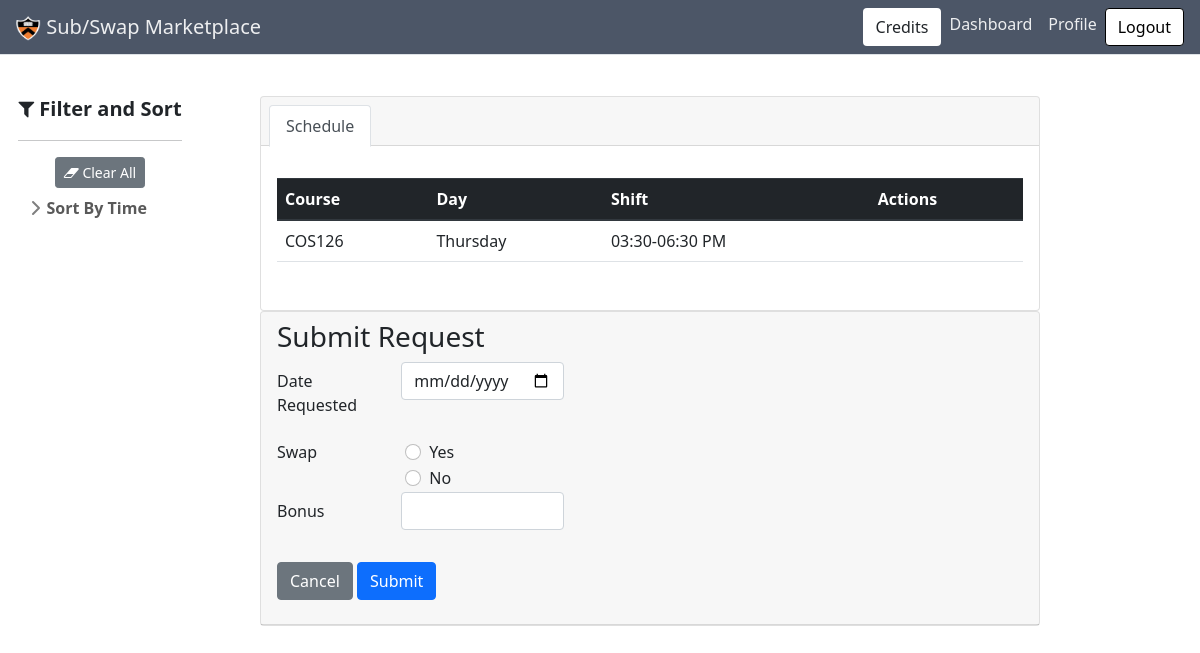
Page /shift/1/request (signed in) on the earlier database version.
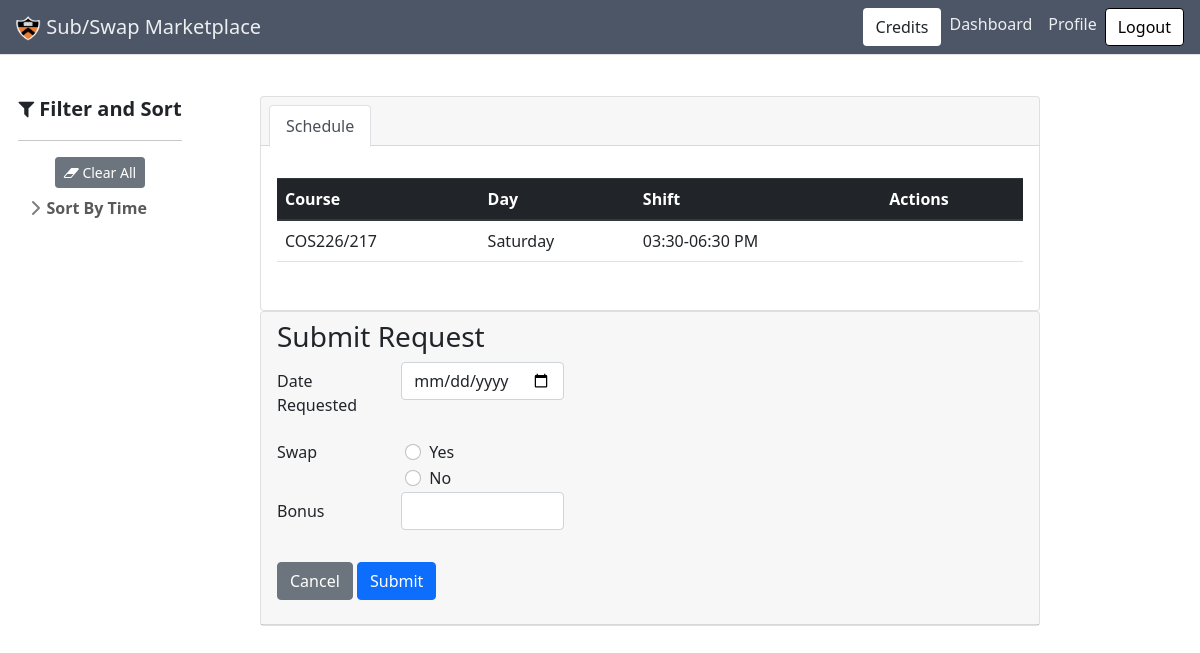
Same page on the later database version.
### subapp/models.py (models this page shows, shortened)
class Shift(db.Model):
    id = db.Column(db.Integer, primary_key=True)
    day = db.Column(db.String(10), nullable=False)
    start = db.Column(db.Time, nullable=False)
    end = db.Column(db.Time, nullable=False)
    course = db.Column(db.String(120), nullable=False)
    staff = db.relationship(
        "User", secondary=a_assigned_shifts, back_populates="schedule")
    requests = db.relationship(
        "Request", secondary=a_requested_shifts, back_populates="shift")
    def formatted(self):
        s = self.start.strftime("%I:%M%p")
        e = self.end.strftime("%I:%M%p")
        return f"{self.day}, {s} - {e}"

### subapp/requests/routes.py (the view, shortened to what this page needs)
@requests.route("/shift/<shiftid>/request", methods=['POST', 'GET'])
@login_required
def create_request(shiftid):
    shift = Shift.query.filter_by(id=shiftid).first()
    form = RequestForm()
    all_shifts = Shift.query.all()
    form.swaps.choices = [(x.id, x.formatted()) for x in all_shifts]
    return render_template('requests/create_request.html', form=form, shiftid=int(shiftid), shifts=current_user.schedule)

### subapp/requests/forms.py
class RequestForm(FlaskForm):
    isSwap = RadioField('Is Swap', choices=[
                        ('True', 'Yes'), ('False', 'No')], validators=[DataRequired()])
    date_requested = DateField(
        'Date Requested', format='%Y-%m-%d', validators=[DataRequired()])
    bonus = IntegerField("Bonus")
    swaps = MultiCheckboxField('Shift', validate_choice=False)
    submit = SubmitField('Submit')

### subapp/models.py (called while the page is built)
@login_manager.user_loader
def load_user(user_id):
    return User.query.get(int(user_id))

### subapp/requests/templates/requests/create_request.html (shortened to what this page needs)
{% extends "main/base.html" %}
{% import "bootstrap/wtf.html" as wtf %}
{% block content %}
<div class="container-fluid">
  <div class="row align-items-start">
    <div class="sticky sidebar_container col-md-2">
      {% with tags_by_category=tags_by_category %} {% include
      "main/sidebar.html" %} {%endwith%}
    </div>
    <div class="col-md-9">
      <section class="py-5">
        <div class="items_container container px-4 px-lg-5">
          <div class="card pb-3">
            <div class="card-header">
              <ul class="nav nav-tabs card-header-tabs" id="bologna-list" role="tablist">
                <li class="nav-item">
                  <a class="nav-link active" href="#description" role="tab" aria-controls="description"
                    aria-selected="true">Schedule</a>
                </li>
              </ul>
            </div>
            <div class="card-body">
              <div class="tab-content mt-3">
                <div class="tab-pane active" id="description" role="tabpanel">
                  <table class="table">
                    <thead class="thead-dark">
                      <tr>
                        <th scope="col">Course</th>
                        <th scope="col">Day</th>
                        <th scope="col">Shift</th>
                        <th scope="col">Actions</th>
                      </tr>
                    </thead>
                    <tbody>
                      {% for shift in shifts %}
                      <tr>
                        <td>{{shift.course}}</td>
                        <td>{{shift.day}}</td>
                        <td> {{shift.start.strftime("%I:%M")}}-{{shift.end.strftime("%I:%M %p")}}</td>
                        <td>
                        </td>
                      </tr>
                      {% endfor %}
                    </tbody>
                  </table>
                </div>
              </div>
            </div>
          </div>
          <div class="card">
            <div class="card-header">
              <h3>Submit Request</h3>
              <form method="POST" action="" enctype=multipart/form-data>
                <fieldset class="form-group">
                  <div class="row">
                    <div class="form-group row">
                      <label for="date_requested" class="col-sm-2 col-form-label">Date Requested</label>
                      <div class="col-sm-3">
                        {{ form.date_requested(class="form-control", id="date_requested", type="date") }}
                      </div>
                    </div>
                    <legend class="col-form-label col-sm-2 pt-0">Swap</legend>
                    <div class="col-sm-10">
                      {% for subfield in form.isSwap %}
                      <div class="form-check">
                        {{ subfield(class="form-check-input", id="swap_toggle") }}
                        {{ subfield.label(class="form-check-label") }}
                      </div>
                      {% endfor %}
                    </div>
                    <div class="form-group row">
                      <label for="bonus" class="col-sm-2 col-form-label">Bonus</label>
                      <div class="col-sm-3">
                        {{ form.bonus(class="form-control", id="bonus") }}
                      </div>
                    </div>
                  </div>
                </fieldset>
                <div class="form-group row">
                  <div class="col-sm-5">
                    <a class="btn btn-secondary" href="{{url_for('main.profile')}}">Cancel</a>
                    {{ form.submit(class="btn btn-primary") }}
                  </div>
                </div>
              </form>
            </div>
          </div>
        </div>
      </section>
    </div>
  </div>
</div>
<link rel="stylesheet"
  href="https://cdnjs.cloudflare.com/ajax/libs/bootstrap-datepicker/1.4.1/css/bootstrap-datepicker3.css" />
{% endblock content %}

### subapp/main/templates/main/base.html (shortened to what this page needs)
<!DOCTYPE html>
<html lang="en">
<head>
  <link rel="stylesheet" href="https://maxcdn.bootstrapcdn.com/bootstrap/4.0.0/css/bootstrap.min.css"
>
  <link href="https://cdn.jsdelivr.net/npm/bootstrap-icons@1.5.0/font/bootstrap-icons.css" rel="stylesheet" />
  <link href="{{url_for('main.static', filename='css/styles.css')}}" rel="stylesheet" />
  <link rel="stylesheet" href="https://use.fontawesome.com/releases/v5.8.2/css/all.css"
>
  <link rel="stylesheet" href="https://cdnjs.cloudflare.com/ajax/libs/font-awesome/4.7.0/css/font-awesome.min.css">
</head>
<body>
  <nav id="navbar" class="navbar navbar-expand-lg navbar-light bg-light fixed-top border-bottom">
    <a class="navbar-brand" href="{{url_for('main.homepage')}}"><img style="max-height:25px"
        src="{{url_for('main.static', filename='favicon.ico')}}" alt=""> Sub/Swap Marketplace</a>
    <div class="collapse navbar-collapse" id="navbarSupportedContent">
      {% if current_user.is_authenticated %}
      <ul class="navbar-nav ms-auto nav-pills">
        <li id="credits" class="nav-item my-2">
          <a class="btn my-2 my-sm-0" aria-pressed="true">
            Credits
          </a>
        </li>
        <li id="found" class="nav-item">
          <a class="nav-link" href="{{url_for('main.dashboard')}}">Dashboard</a>
        </li>
        <li id="myposts" class="nav-item">
          <a class="nav-link" href="{{url_for('main.profile')}}" >Profile</a>
        </li>
      </ul>
        <form
          class="form-inline my-2 my-lg-0"
          action="{{url_for('users.logout')}}"
        >
          <button class="btn btn-outline-primary my-2 my-sm-0" type="submit">
            Logout
          </button>
        </form>
        {% endif %}
    </div>
  </nav>
  {% block content %}{% endblock %}
</body>
</html>

### subapp/main/templates/main/sidebar.html (shortened to what this page needs)
<link href="{{ url_for('main.static', filename='css/sidebars.css') }}" rel="stylesheet">
<body>
    <main>
        <div id="sidebar" class="float-start" style="margin: auto;">
            <div class="flex-shrink-0 p-3 bg-white">
                <svg class="bi me-2" width="30" height="24">
                    <use xlink:href="#bootstrap" />
                </svg>
                <div class='text-center'>
                    <span class="fs-5 fw-semibold"><i class="fa fa-filter" aria-hidden="true"></i> Filter and
                        Sort</span>
                </div>
                <hr>
                <ul class="list-unstyled ps-0">
                    <div class="text-center">
                        <button class='btn btn-sm btn-secondary' type="submit" name="reset" id="reset" value=""
                            onclick='resetAll()'>
                            <i class="fa fa-eraser" aria-hidden="true"></i> Clear All
                        </button>
                    </div>
                    <li class="mb-1">
                        <button class="btn btn-toggle align-items-center rounded collapsed pt-2" data-bs-toggle="collapse"
                            data-bs-target="#sortByTime-collapse" aria-expanded="false">
                            Sort By Time
                        </button>
                    </li>
                </ul>
            </div>
        </div>
    </main>
</body>

### subapp/main/static/css/sidebars.css (style rules this page uses)
body { min-height: 100vh; min-height: -webkit-fill-available; }
html { height: -webkit-fill-available; }
main { display: flex; flex-wrap: nowrap; height:100%; max-height:85vh; overflow-x: auto; overflow-y: auto; }
.bi { vertical-align: -.125em; pointer-events: none; fill: currentColor; }
.btn-toggle { display: inline-flex; align-items: center; padding: .25rem .5rem; font-weight: 600; color: rgba(0, 0, 0, .65); background-color: transparent; border: 0; }
.btn-toggle::before { width: 1.25em; line-height: 0; transition: transform .35s ease; transform-origin: .5em 50%; }
.fw-semibold { font-weight: 600; }

Differences in the rows shown:
changed Shift "06:30 PM": course "COS126" → "COS226/217"; day "Thursday" → "Saturday"
